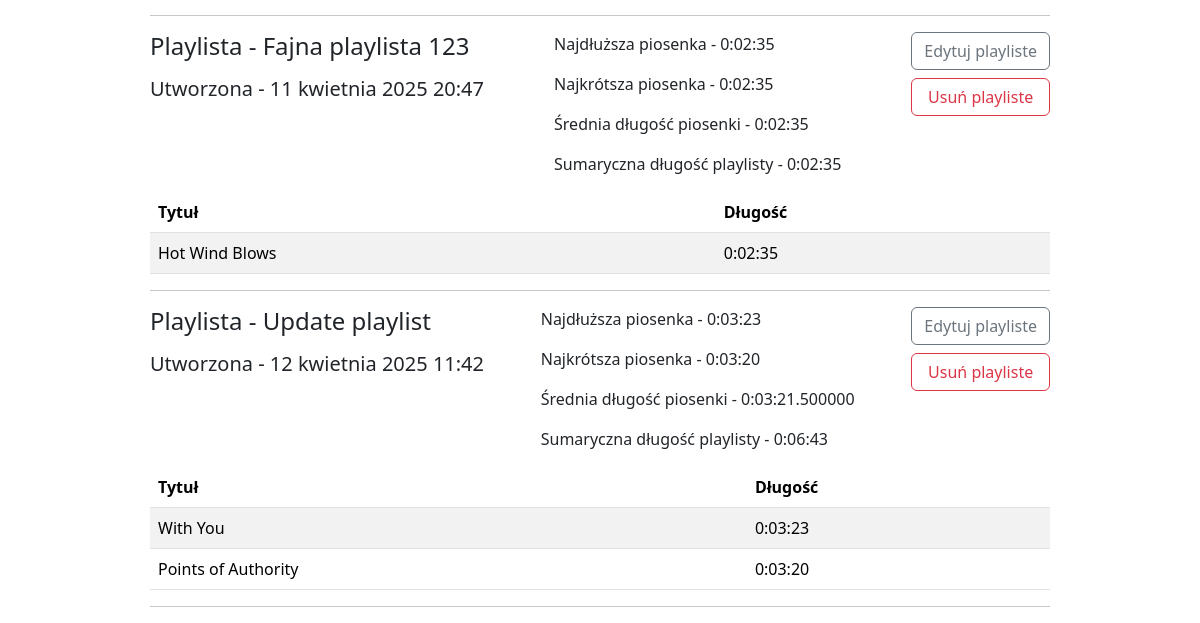
/playlists (signed in, lower part), run on an earlier commit of the app's database.
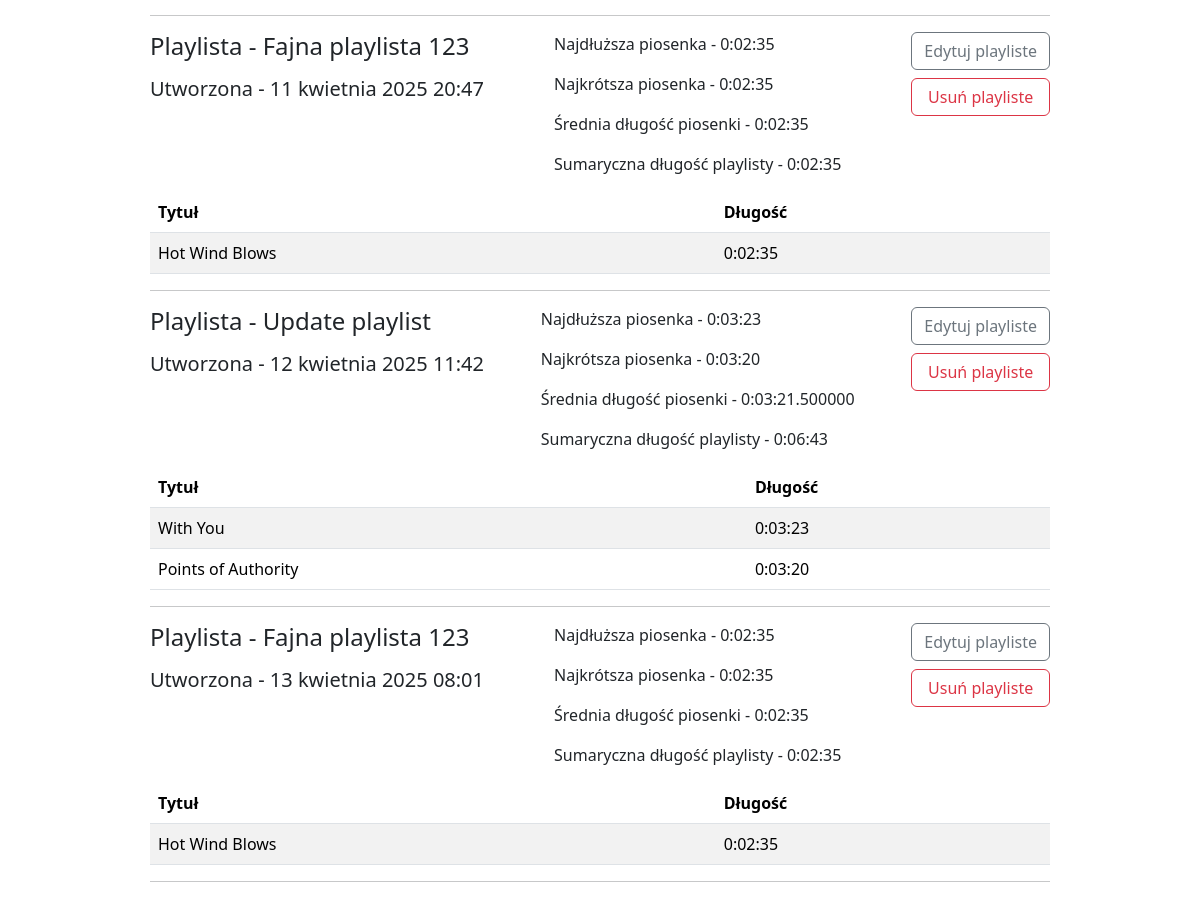
And on a later commit of the database.
### bumbox/models.py (models this page shows, shortened)
class Playlist(models.Model):
  name = models.CharField(max_length=100, blank=False)
  profile = models.ForeignKey(Profile, on_delete=models.CASCADE, related_name='playlists')
  tracks = models.ManyToManyField(Track, related_name='playlists')
  created_at = models.DateTimeField(auto_now_add=True)

class Track(models.Model):
  title = models.CharField(max_length=200, blank=False)
  album = models.ForeignKey(Album, on_delete=models.CASCADE, related_name='tracks')
  duration = models.DurationField(blank=False)

### bumbox/views.py (the view)
# urls.py: path('playlists', views.playlists, name='playlists'),
@login_required
def playlists(request):
  profile = Profile.objects.get(user=request.user)
  playlists = Playlist.objects.all().filter(profile_id=profile.pk).prefetch_related('tracks')
  playlists_with_stats = []
  for playlist in playlists:
    stats = playlist.tracks.aggregate(longest=Max('duration'), shortest=Min('duration'), average=Avg('duration'), total=Sum('duration'))
    playlists_with_stats.append({'playlist': playlist, 'stats': stats})
  return render(request, 'user/playlists.html', {'playlists_with_stats': playlists_with_stats})

### bumbox/templates/user/playlists.html (shortened to what this page needs)
{% extends "index.html" %} {% block content %}
{% for item in playlists_with_stats %}
<div class="d-flex gap-5 justify-content-between">
	<div class="d-flex flex-column gap-2 justify-content-start align-items-start">
		<h4>Playlista - {{item.playlist.name}}</h4>
		<h5>Utworzona - {{item.playlist.created_at}}</h5>
	</div>
	<div class="d-flex flex-column justify-content-start align-items-start">
		<p>Najdłuższa piosenka - {{item.stats.longest}}</p>
		<p>Najkrótsza piosenka - {{item.stats.shortest}}</p>
		<p>Średnia długość piosenki - {{item.stats.average}}</p>
		<p>Sumaryczna długość playlisty - {{item.stats.total}}</p>
	</div>
	<div class="d-flex flex-column gap-2 justify-content-start align-items-start">
		<a
			href="{% url 'update-playlist' item.playlist.pk %}"
			class="btn btn-outline-secondary w-100"
			>Edytuj playliste</a
		>
		<a
			href="{% url 'delete-playlist' item.playlist.pk %}"
			class="btn btn-outline-danger w-100"
			>Usuń playliste</a
		>
	</div>
</div>
{% if item.playlist.tracks.all %}
<table class="table table-striped">
	<thead>
		<tr>
			<th scope="col">Tytuł</th>
			<th scope="col">Długość</th>
		</tr>
	</thead>
	<tbody>
		{% for track in item.playlist.tracks.all %}
		<tr>
			<td>{{track.title}}</td>
			<td>{{track.duration}}</td>
		</tr>
		{% endfor %}
	</tbody>
</table>
<hr class="divider" />
{% endif %} {% endfor %} {% endblock %}

What changed in the data, as far as the page shows it:
added Playlist: playlist.name "Fajna playlista 123", playlist.created_at "13 kwietnia 2025 08:01", stats.longest "0:02:35", stats.shortest "0:02:35", stats.average "0:02:35", stats.total "0:02:35", Track (title "Hot Wind Blows", duration "0:02:35")
